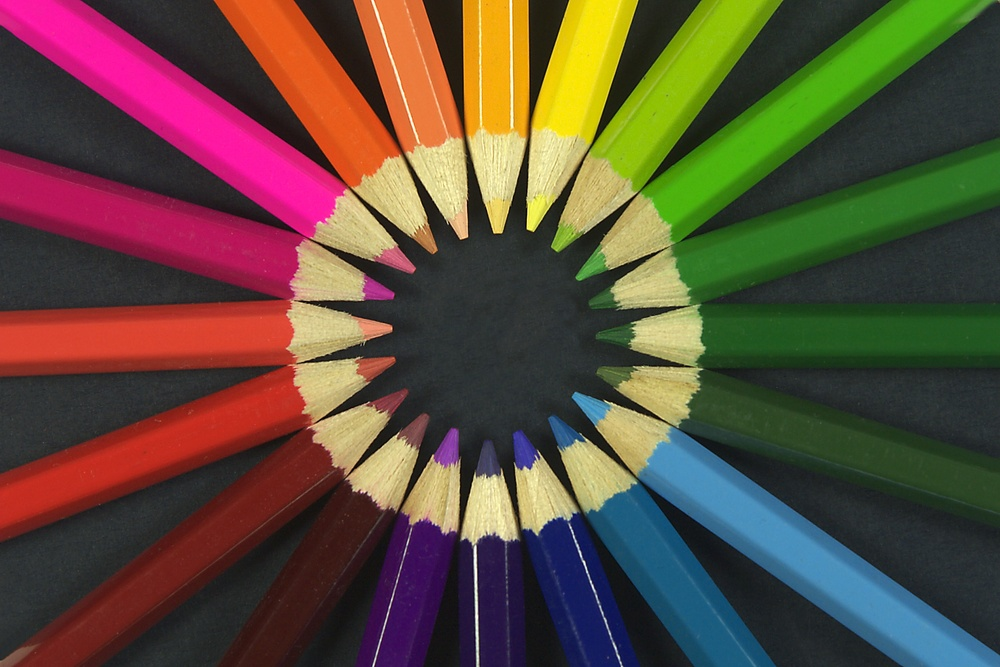
//> input picture L02-convolution/images/th.jpeg, 1000 x 667 px, shrunk from 1884 x 1256 before the run
$ ./convolution -input=images/th.jpeg   (built with g++ and OpenCV 4)
//> lines starting //> are read from the running program, lines starting //| are printed output that depends on the picture
//OpenCV
#include <opencv2/core/core.hpp>
#include <opencv2/highgui/highgui.hpp>
#include <opencv2/imgproc/imgproc.hpp>

//std:
#include <fstream>
#include <iostream>
#include <string>

void addPadding(const cv::Mat image, cv::Mat &out, int vp, int hp);

void myfilter2D(const cv::Mat& src, const cv::Mat& krn, cv::Mat& out,  int stride=1);

void contBright(const cv::Mat&src, const cv::Mat& out, float a=1, int b=0);


struct ArgumentList {
  std::string image_name;		    //!< image file name
  int wait_t;                     //!< waiting time
};

bool ParseInputs(ArgumentList& args, int argc, char **argv);

int main(int argc, char **argv)
{
  int frame_number = 0;
  char frame_name[256];
  bool exit_loop = false;
  int ksize = 3;
  int stride = 1;
  float gain = 1; //contrast
  int bias = 0; //brightness

  //////////////////////
  //parse argument list:
  //////////////////////
  ArgumentList args;
  if(!ParseInputs(args, argc, argv)) {
    exit(0);
  }

  while(!exit_loop)
  {
    //generating file name
    //
    //multi frame case
    if(args.image_name.find('%') != std::string::npos)
      sprintf(frame_name,(const char*)(args.image_name.c_str()),frame_number);
    else //single frame case
      sprintf(frame_name,"%s",args.image_name.c_str());

    //opening file
    std::cout<<"Opening "<<frame_name<<std::endl;

    cv::Mat image = cv::imread(frame_name);
//> image is the input picture: 667 rows x 1000 cols, CV_8UC3; mean B, G, R 58.7, 75, 92.9
    if(image.empty())
    {
      std::cout<<"Unable to open "<<frame_name<<std::endl;
      return 1;
    }

    //display image
    cv::namedWindow("original image", cv::WINDOW_NORMAL);
    cv::imshow("original image", image);


    // PROCESSING

    // convert to grey scale for following processings
    cv::Mat grey;

    cv::cvtColor(image, grey, cv::COLOR_BGR2GRAY);
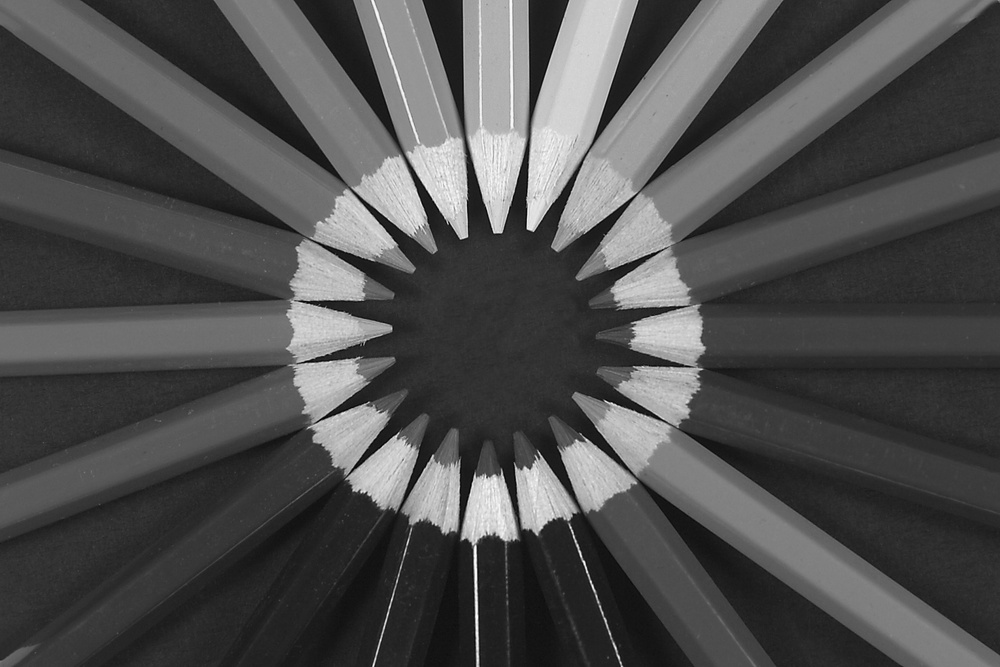
//> grey: 667 rows x 1000 cols, CV_8UC1; min 1, max 255, mean 78.5
    cv::namedWindow("grey", cv::WINDOW_NORMAL);
    cv::imshow("grey", grey);

    /*Changing contrast and brightness*/
    cv::Mat result(grey.rows,grey.cols,grey.type());
    contBright(grey,result,gain,bias);


    cv::namedWindow("ContBright", cv::WINDOW_NORMAL);
    cv::imshow("ContBright", result);

    cv::Mat blurred;

    // BOX FILTERING
    // void cv::boxFilter(InputArray src, OutputArray dst, int ddepth, Size ksize, Point anchor = Point(-1,-1), bool normalize = true, int borderType = BORDER_DEFAULT )
    cv::boxFilter(grey, blurred, CV_8U, cv::Size(ksize, ksize));
    cv::namedWindow("Box filter Smoothing", cv::WINDOW_NORMAL);
    cv::imshow("Box filter Smoothing", blurred);
    std::cout <<"Box ok"<< std::endl;

    cv::Mat custom_kernel(ksize, ksize, CV_32FC1, 1.0/(ksize*ksize));
    // also possible as cv::Mat custom_kernel = 1.0/(ksize*ksize) * cv::Mat::ones(ksize, ksize, CV_32FC1);
    cv::Mat custom_blurred, custom_display;
    //cv::filter2D(grey, custom_blurred, CV_32F, custom_kernel);
    myfilter2D(grey, custom_kernel, custom_blurred, stride);
    cv::convertScaleAbs(custom_blurred, custom_display);
    cv::namedWindow("Box filter Smoothing (custom)", cv::WINDOW_NORMAL);
    cv::imshow("Box filter Smoothing (custom)", custom_display);
    blurred.copyTo(grey);

    // SOBEL FILTERING
    // void cv::Sobel(InputArray src, OutputArray dst, int ddepth, int dx, int dy, int ksize = 3, double scale = 1, double delta = 0, int borderType = BORDER_DEFAULT)

    cv::Mat g, gx, gy, agx, agy, ag;
    cv::Mat my_gx, my_gy;
    cv::Mat h_sobel = (cv::Mat_<float>(3,3) << 1, 0, -1,
      2, 0, -2,
      1, 0, -1);
    cv::Mat v_sobel = h_sobel.t();
    myfilter2D(grey, h_sobel, my_gx, stride); //calcolo derivata orizzontale
//> call 2 of myfilter2D, with stride = 1
//> after the loop in myfilter2D (call 2), `for(int i=0; i<out.rows; i++)`:
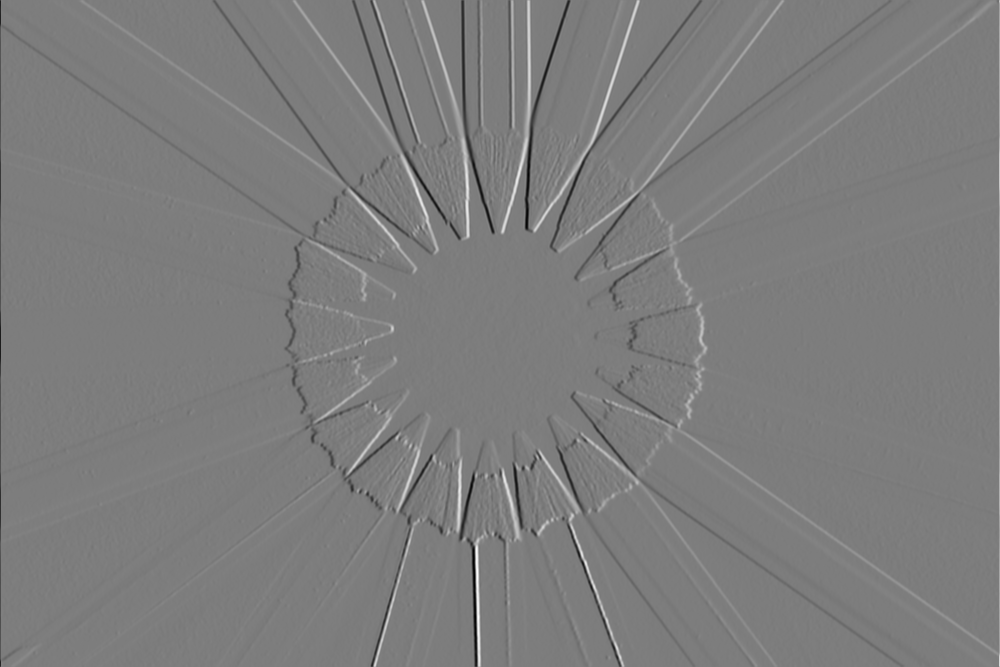
//> out: 667 rows x 1000 cols, CV_32SC1; min -578, max 599, mean 0; drawn with min black and max white
    myfilter2D(grey, v_sobel, my_gy, stride); //calcolo derivata verticale
//> call 3 of myfilter2D, with stride = 1
//> after the loop in myfilter2D (call 3), `for(int i=0; i<out.rows; i++)`:
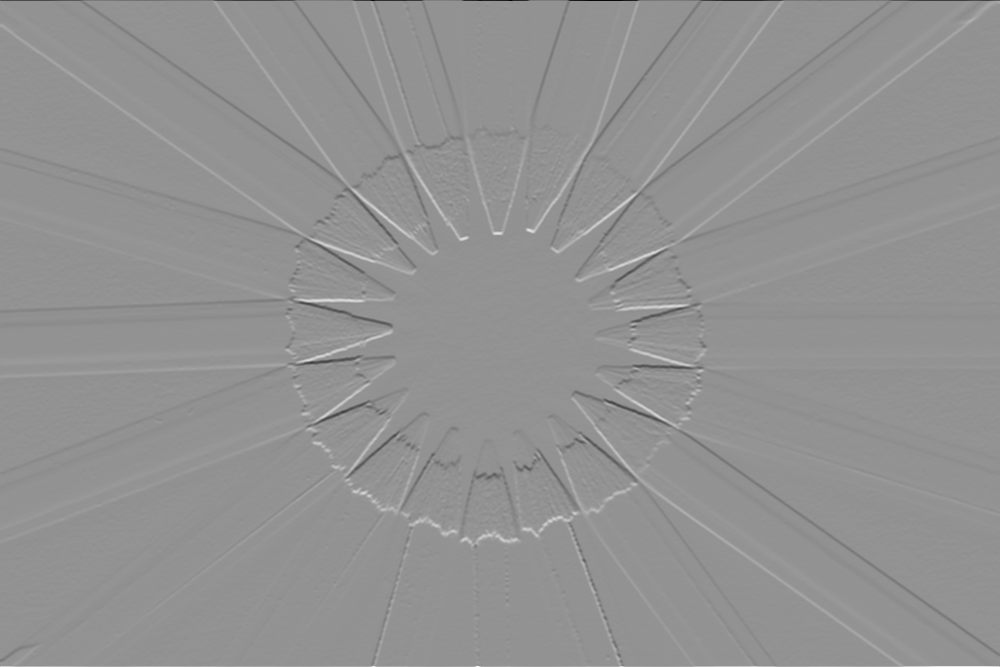
//> out: 667 rows x 1000 cols, CV_32SC1; min -890, max 659, mean 0.3; drawn with min black and max white
    my_gx.convertTo(gx, CV_32FC1);
    my_gy.convertTo(gy, CV_32FC1);
    //cv::Sobel(grey, gx, CV_32F, 1, 0, 3);
    //cv::Sobel(grey, gy, CV_32F, 0, 1, 3);
    // compute magnitude
    cv::pow(gx.mul(gx) + gy.mul(gy), 0.5, g);
    // compute orientation
    cv::Mat orientation(gx.size(), CV_32FC1);
    float *dest = (float *)orientation.data;
    float *srcx = (float *)gx.data;
    float *srcy = (float *)gy.data;
    float *magn = (float *)g.data;
    for(int i=0; i<gx.rows*gx.cols; ++i)
      dest[i] = magn[i]>50 ? atan2f(srcy[i], srcx[i]) + 2*CV_PI: 0;
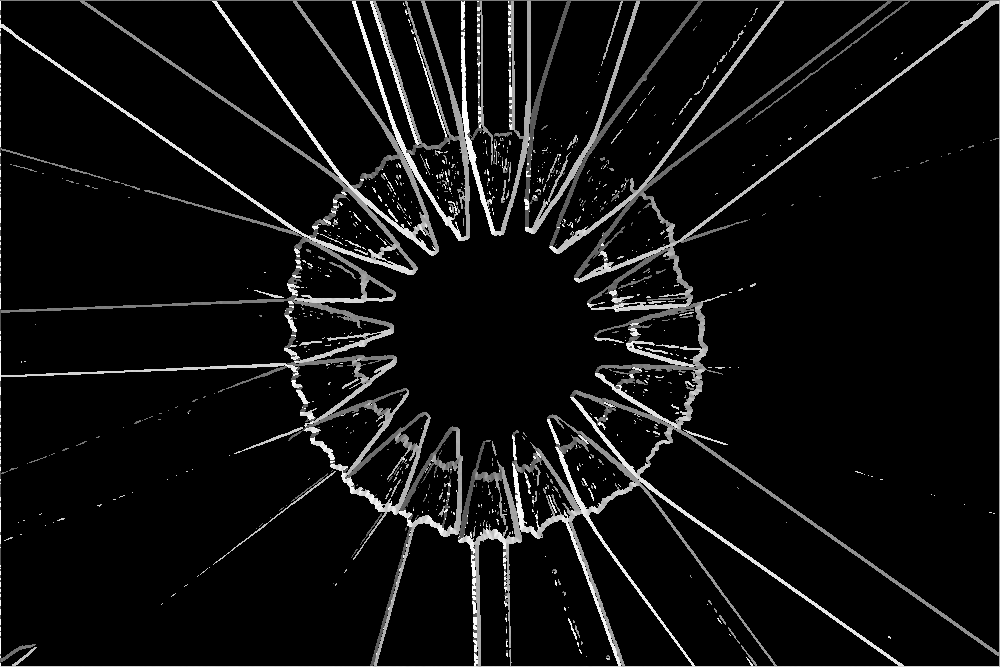
//> orientation: 667 rows x 1000 cols, CV_32FC1; min 0, max 9.42, mean 0.6; drawn with min black and max white
    // scale on 0-255 range
    cv::convertScaleAbs(gx, agx);
    cv::convertScaleAbs(gy, agy);
    cv::convertScaleAbs(g, ag);
    cv::namedWindow("sobel verticale", cv::WINDOW_NORMAL);
    cv::imshow("sobel verticale", agx);
    cv::namedWindow("sobel orizzontale", cv::WINDOW_NORMAL);
    cv::imshow("sobel orizzontale", agy);
    cv::namedWindow("sobel magnitude", cv::WINDOW_NORMAL);
    cv::imshow("sobel magnitude", ag);
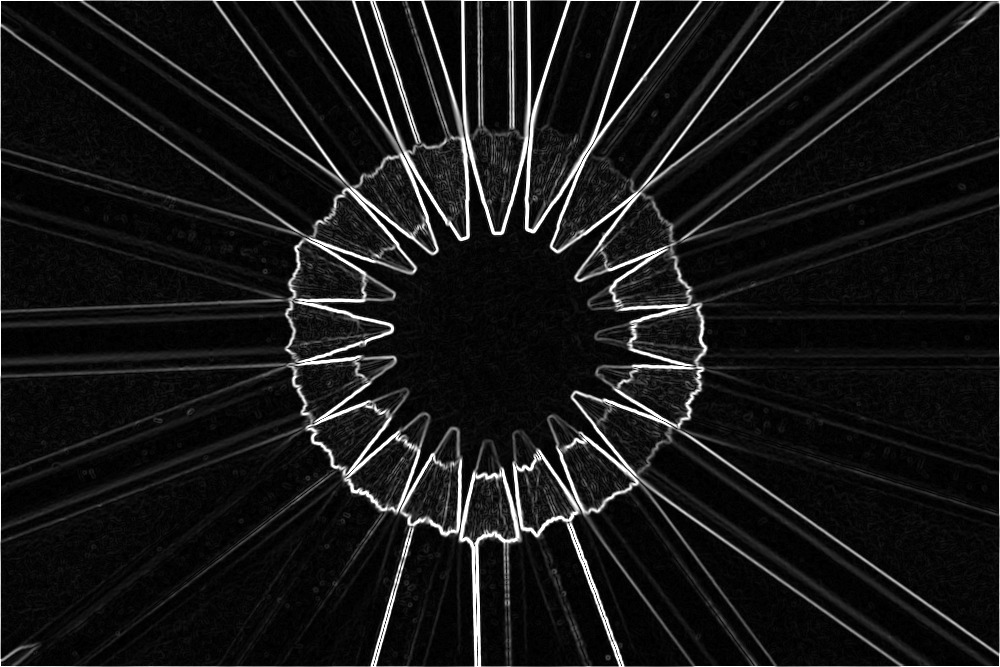
//> window 'sobel magnitude': 667 rows x 1000 cols, CV_8UC1; min 0, max 255, mean 22.6

    // trick to display orientation
    cv::Mat adjMap;
    cv::convertScaleAbs(orientation, adjMap, 255 / (2*CV_PI));
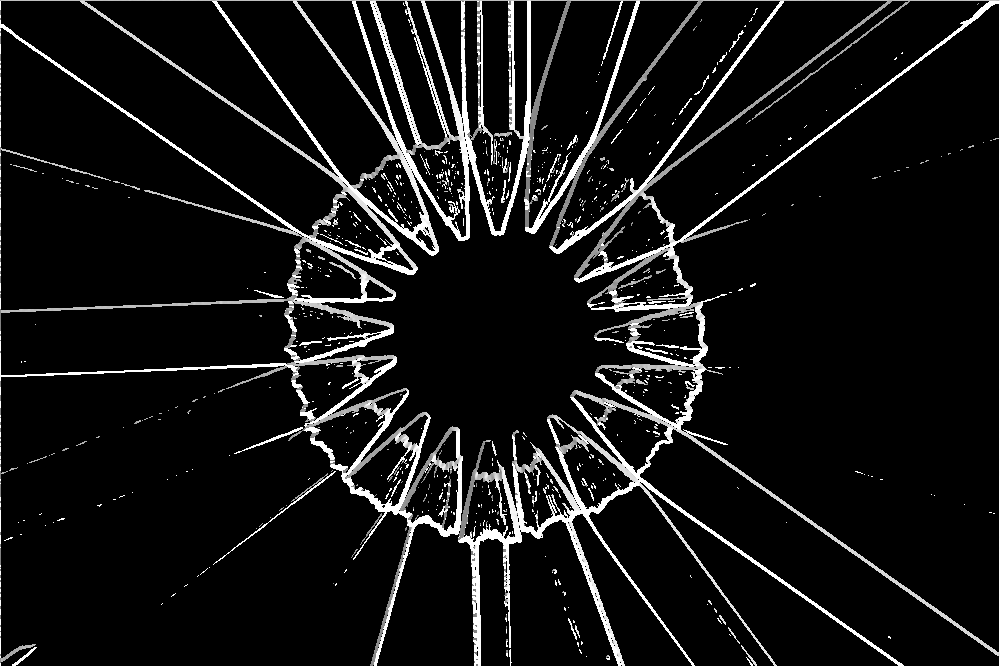
//> adjMap: 667 rows x 1000 cols, CV_8UC1; min 0, max 255, mean 21.2
    cv::Mat falseColorsMap;
    cv::applyColorMap(adjMap, falseColorsMap, cv::COLORMAP_JET);
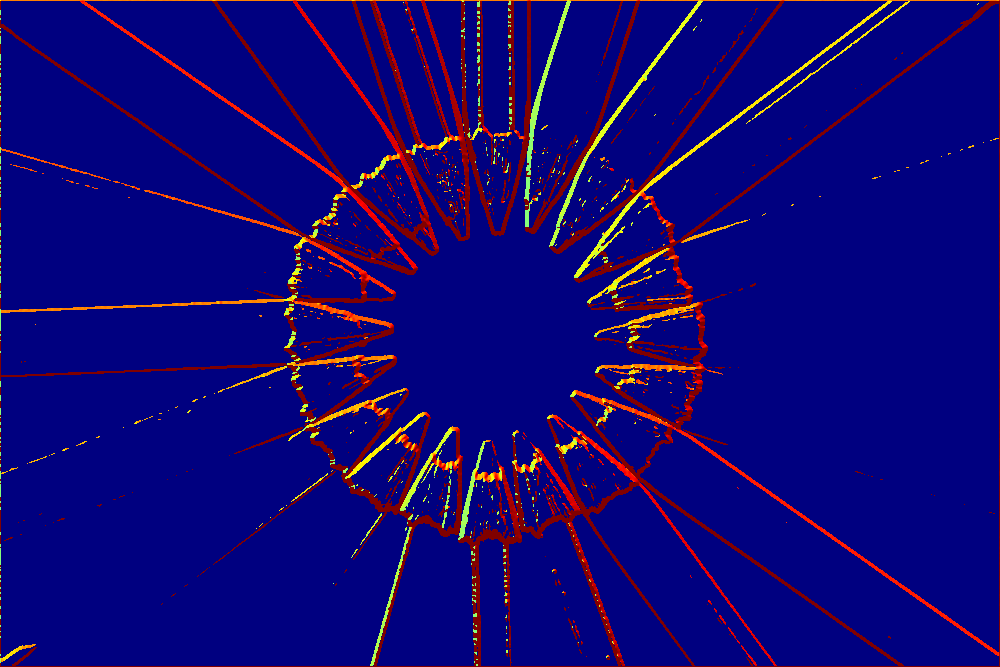
//> falseColorsMap: 667 rows x 1000 cols, CV_8UC3; mean B, G, R 116.7, 5.2, 16.1
    cv::namedWindow("sobel orientation", cv::WINDOW_NORMAL);
    cv::imshow("sobel orientation", falseColorsMap);


    //wait for key or timeout
    unsigned char key = cv::waitKey(args.wait_t);
//> the 'q' key is pressed
    std::cout<<"key "<<int(key)<<std::endl;

    //here you can implement some looping logic using key value:
    // - pause
    // - stop
    // - step back
    // - step forward
    // - loop on the same frame


    switch(key)
    {
      case 's':
	if(stride != 1)
	  --stride;
	std::cout << "Stride: " << stride << std::endl;
	break;
      case 'S':
	++stride;
	std::cout << "Stride: " << stride << std::endl;
	break;
      case 'C':
  gain+=0.1;
  std::cout<<"Contrast: "<<gain<<std::endl;
  break;
      case 'c':
  if(gain>=0.1){
    gain-=0.1;
  }
  std::cout<<"Contrast: "<<gain<<std::endl;
  break;
      case 'B':
  bias+=2;
  std::cout<<"Brightness: "<<bias<<std::endl;
  break;
      case 'b':
  if(bias!=0){
    bias-=2;
  }
  std::cout<<"Brightness: "<<bias<<std::endl;
  break;
      case 'd':
	cv::destroyAllWindows();
	break;
      case 'p':
	std::cout << "Mat = "<< std::endl << image << std::endl;
	break;
      case 'k':
	{
	  static int sindex=0;
	  int values[]={3, 5, 7, 11 ,13};
	  ksize = values[++sindex%5];
	  std::cout << "Setting Kernel size to: " << ksize << std::endl;
	}
	break;
      case 'g':
	break;
      case 'q':
	exit(0);
//> (the program exits here)
